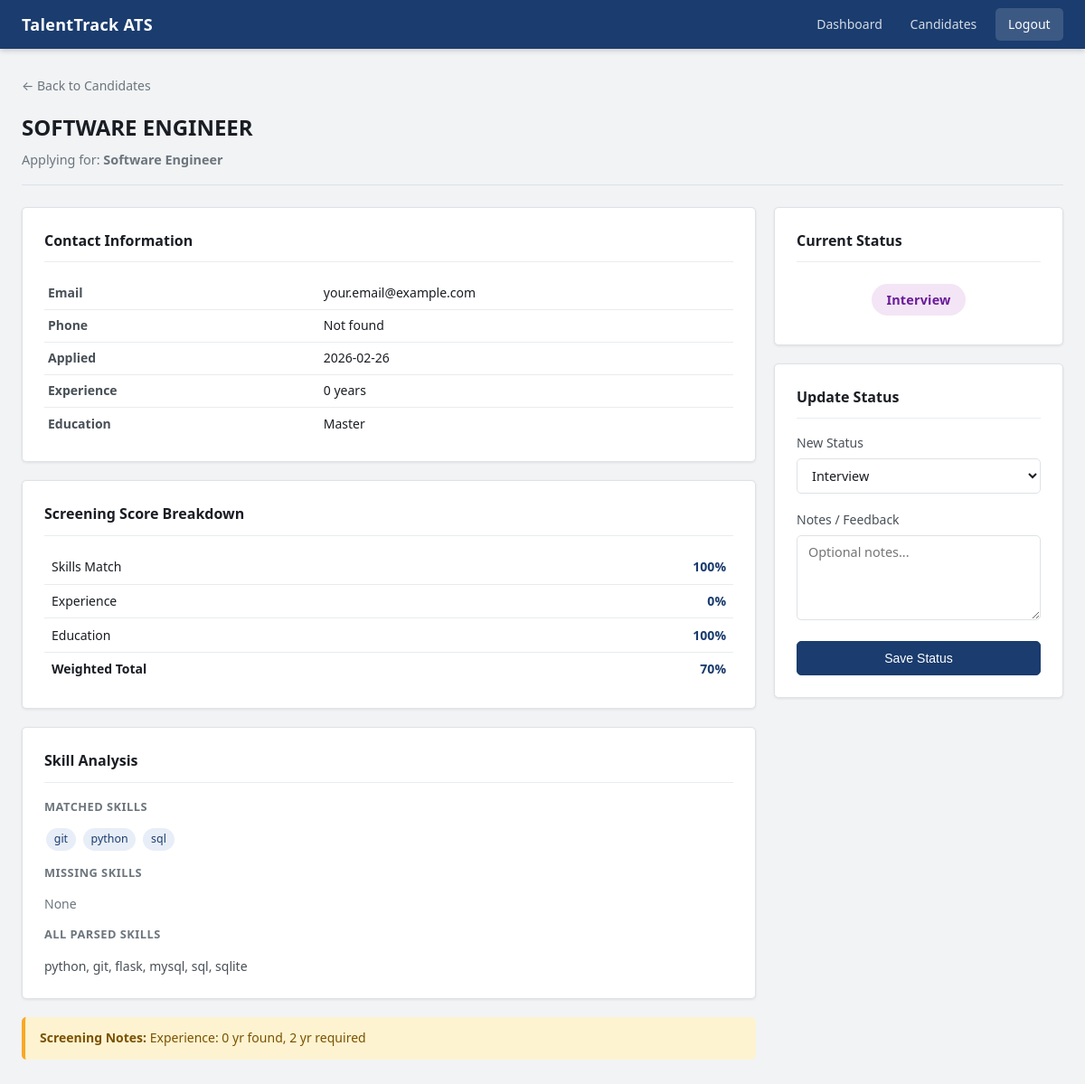
The app's page /hr/candidate/2 (signed in) with its own data.
### tables this page shows
CREATE TABLE applications (
    id INTEGER PRIMARY KEY AUTOINCREMENT,
    candidate_id INTEGER NOT NULL,
    job_id INTEGER NOT NULL,
    resume_path TEXT NOT NULL,
    resume_hash TEXT NOT NULL,
    parsed_name TEXT,
    parsed_email TEXT,
    parsed_phone TEXT,
    parsed_skills TEXT,
    parsed_experience INTEGER DEFAULT 0,
    parsed_education TEXT,
    skill_score REAL DEFAULT 0,
    experience_score REAL DEFAULT 0,
    education_score REAL DEFAULT 0,
    weighted_total REAL DEFAULT 0,
    rank_position INTEGER,
    status TEXT DEFAULT 'Under Review' CHECK(status IN ('Under Review', 'Shortlisted', 'Rejected', 'Interview')),
    rejection_reason TEXT,
    matched_skills TEXT,
    missing_skills TEXT,
    partial_matches TEXT,
    score_explanation TEXT,
    feedback TEXT,
    applied_at TIMESTAMP DEFAULT CURRENT_TIMESTAMP,
    FOREIGN KEY (candidate_id) REFERENCES users(id),
    FOREIGN KEY (job_id) REFERENCES jobs(id),
    UNIQUE(candidate_id, job_id)
);

### hr/routes.py (the view)
@hr_bp.route('/candidate/<int:id>')
@hr_required
def candidate_detail(id):
    app = get_application_detail(id)
    if not app:
        flash('Application not found', 'danger')
        return redirect(url_for('hr.candidates'))
    return render_template('hr/candidate_detail.html', app=app)

### auth/models.py (called while the page is built)
def get_db():
    conn = sqlite3.connect(DATABASE)
    conn.row_factory = sqlite3.Row
    return conn

def hr_required(f):
    @wraps(f)
    def decorated_function(*args, **kwargs):
        if 'user_id' not in session or session.get('role') != 'hr':
            flash('HR access required', 'danger')
            return redirect(url_for('landing'))
        return f(*args, **kwargs)
    return decorated_function

### hr/models.py (called while the page is built)
def get_application_detail(app_id):
    conn = get_db()
    app = conn.execute("""
        SELECT
            a.*,
            COALESCE(u.name, 'Unknown') AS candidate_name,
            COALESCE(u.email, '') AS candidate_email,
            COALESCE(j.title, 'Unknown Job') AS job_title
        FROM applications a
        LEFT JOIN users u ON a.candidate_id = u.id
        LEFT JOIN jobs j ON a.job_id = j.id
        WHERE a.id = ?
    """, (app_id,)).fetchone()
    conn.close()
    return app

### templates/hr/candidate_detail.html (shortened to what this page needs)
<!DOCTYPE html>
<html lang="en">
<head>
  <link rel="stylesheet" href="{{ url_for('static', filename='css/style.css') }}">
</head>
<body>
<nav class="navbar">
  <div class="navbar-container">
    <span class="nav-brand">TalentTrack ATS</span>
    <div class="nav-menu">
      <a href="{{ url_for('hr.dashboard') }}">Dashboard</a>
      <a href="{{ url_for('hr.candidates') }}">Candidates</a>
      <a href="{{ url_for('auth.logout') }}" class="btn-logout">Logout</a>
    </div>
  </div>
</nav>
<div class="container">
  <a href="{{ url_for('hr.candidates') }}" class="back-link">&#8592; Back to Candidates</a>
  <div class="page-header">
    <h1>{{ app.parsed_name or app.candidate_name }}</h1>
    <p>Applying for: <strong>{{ app.job_title }}</strong></p>
  </div>
  <div class="detail-grid">
    <div>
      <div class="card">
        <div class="card-header">Contact Information</div>
        <table class="kv-table">
          <tr><td>Email</td><td>{{ app.parsed_email or app.candidate_email or '—' }}</td></tr>
          <tr><td>Phone</td><td>{{ app.parsed_phone or '—' }}</td></tr>
          <tr><td>Applied</td><td>{{ app.applied_at[:10] }}</td></tr>
          <tr><td>Experience</td><td>{{ app.parsed_experience or 0 }} years</td></tr>
          <tr><td>Education</td><td>{{ app.parsed_education or '—' }}</td></tr>
        </table>
      </div>
      <div class="card">
        <div class="card-header">Screening Score Breakdown</div>
        <table class="score-table">
          <tr>
            <td>Skills Match</td>
            <td class="score-val">{{ "%.0f"|format(app.skill_score or 0) }}%</td>
          </tr>
          <tr>
            <td>Experience</td>
            <td class="score-val">{{ "%.0f"|format(app.experience_score or 0) }}%</td>
          </tr>
          <tr>
            <td>Education</td>
            <td class="score-val">{{ "%.0f"|format(app.education_score or 0) }}%</td>
          </tr>
          <tr style="border-top:1px solid var(--gray-200);">
            <td><strong>Weighted Total</strong></td>
            <td class="score-val"><strong>{{ "%.0f"|format(app.weighted_total or 0) }}%</strong></td>
          </tr>
        </table>
      </div>
      <div class="card">
        <div class="card-header">Skill Analysis</div>
        <div style="margin-bottom:.75rem;">
          <div class="section-title">Matched Skills</div>
          {% if app.matched_skills %}
            {% for s in app.matched_skills.split(',') %}
              {% if s.strip() %}<span class="skill-pill">{{ s.strip() }}</span>{% endif %}
            {% endfor %}
          {% else %}<span style="color:var(--gray-500);font-size:.875rem;">None</span>{% endif %}
        </div>
        <div style="margin-bottom:.75rem;">
          <div class="section-title">Missing Skills</div>
          {% if app.missing_skills %}
            {% for s in app.missing_skills.split(',') %}
              {% if s.strip() %}<span class="skill-pill skill-pill-miss">{{ s.strip() }}</span>{% endif %}
            {% endfor %}
          {% else %}<span style="color:var(--gray-500);font-size:.875rem;">None</span>{% endif %}
        </div>
        <div>
          <div class="section-title">All Parsed Skills</div>
          <span style="font-size:.875rem;color:var(--gray-700);">{{ app.parsed_skills or '—' }}</span>
        </div>
      </div>
      {% if app.score_explanation %}
      <div class="alert alert-warning">
        <strong>Screening Notes:</strong> {{ app.score_explanation }}
      </div>
      {% endif %}
    </div>
    <div>
      <div class="card">
        <div class="card-header">Current Status</div>
        <div style="text-align:center;padding:.5rem 0;">
          <span class="badge badge-{{ app.status|lower|replace(' ','-') }}" style="font-size:.9rem;padding:.35rem 1rem;">
            {{ app.status }}
          </span>
        </div>
      </div>
      <div class="card">
        <div class="card-header">Update Status</div>
        <form method="POST" action="{{ url_for('hr.update_status', id=app.id) }}">
          <div class="form-group">
            <label>New Status</label>
            <select name="status" required>
              <option value="Interview"    {% if app.status=='Interview'    %}selected{% endif %}>Interview</option>
            </select>
          </div>
          <div class="form-group">
            <label>Notes / Feedback</label>
            <textarea name="feedback" rows="4" placeholder="Optional notes...">{{ app.feedback or '' }}</textarea>
          </div>
          <button type="submit" class="btn btn-primary btn-block">Save Status</button>
        </form>
      </div>
    </div>
  </div>
</div>
</body>
</html>

### records on screen
applications: parsed_name "SOFTWARE ENGINEER", job_title "Software Engineer", parsed_email "your.email@example.com", parsed_phone "Not found", applied_at "2026-02-26", parsed_experience "0", parsed_education "Master", skill_score "100", experience_score "0", education_score "100", weighted_total "70", parsed_skills "python, git, flask, mysql, sql, sqlite", score_explanation "Experience: 0 yr found, 2 yr required", status "Interview"

### other values on screen
{{ s.strip() }} "git" "python" "sql"
